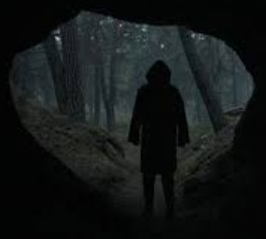
#> input picture dark.png, 266 x 239 px
$ python equalization_example.py
#> lines starting #> are read from the running program, lines starting #| are printed output that depends on the picture
import cv2
import numpy as np
oi = cv2.imread('dark.png',0)
#> oi: shape (239, 266); min 0, max 194, mean 21.4
ei = cv2.equalizeHist(oi)
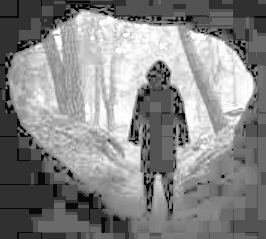
#> ei: shape (239, 266); min 0, max 255, mean 134.6
result = np.hstack((oi,ei)) #stacking images side-by-side
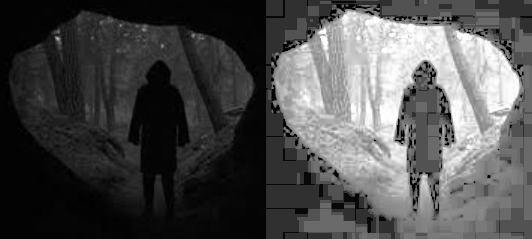
#> result: shape (239, 532); min 0, max 255, mean 78
cv2.imshow("ori-eq",result)
cv2.imwrite('equalize.png',result)
